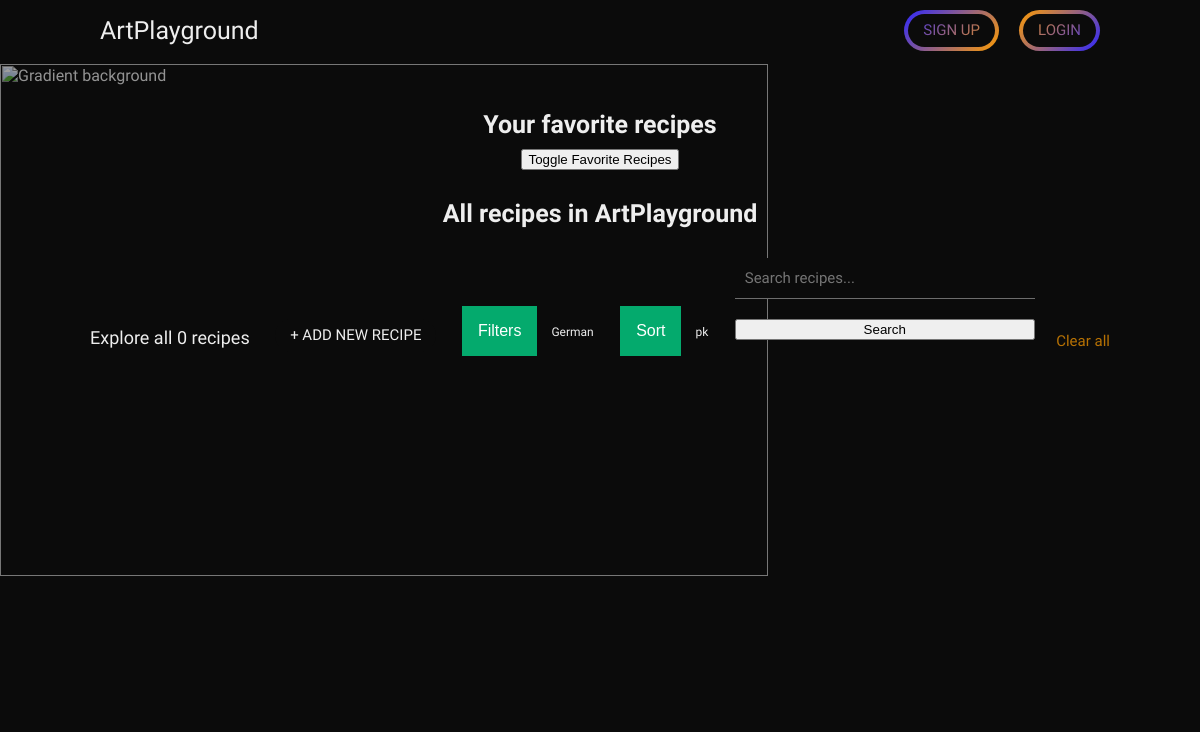
/recipes/?cuisine=German, run on an earlier commit of the app's database.
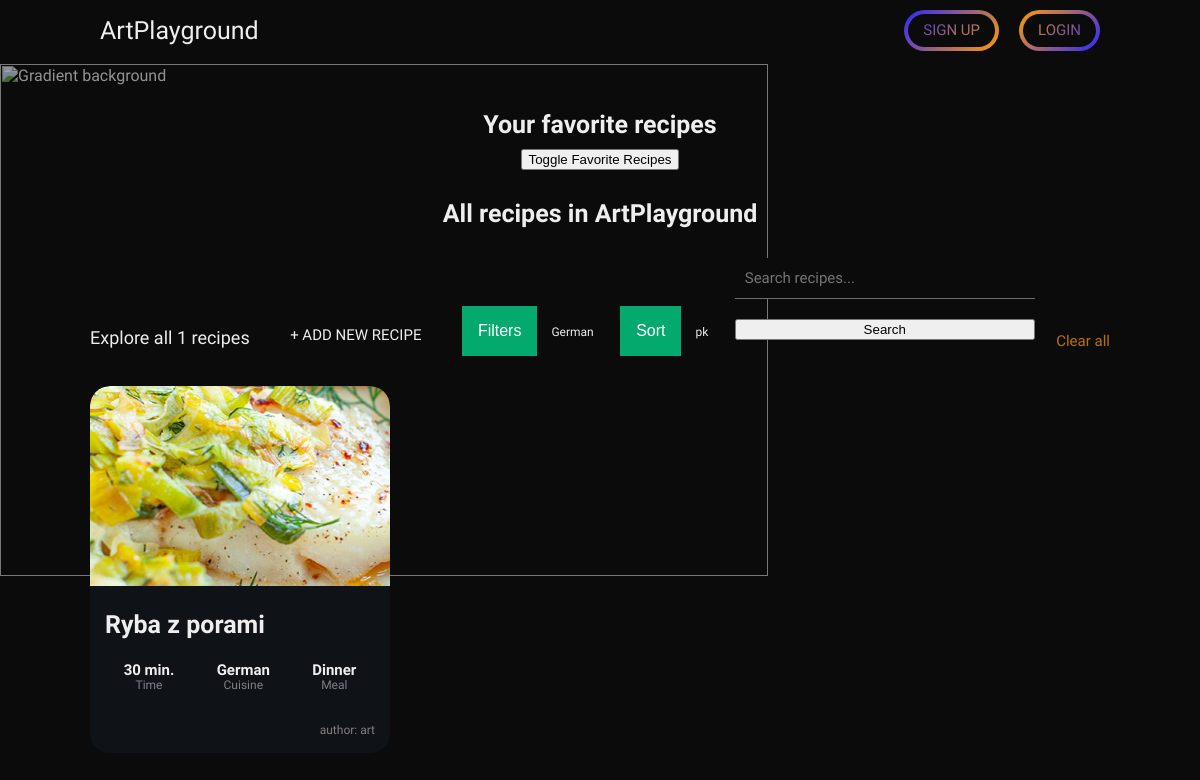
And on a later commit of the database.
### recipes/models.py (models this page shows, shortened)
class Recipe(models.Model):
    recipe_author = models.ForeignKey(User, on_delete=models.CASCADE, default=None)
    recipe_name = models.CharField(max_length=250)
    time = models.IntegerField()  # hours - 1,5 should give user 1h30min
    cuisine = models.CharField(choices=CUISINE_COUNTRIES, max_length=50)
    meal_type = models.CharField(choices=MEALS, max_length=50)
    recipe_image = models.ImageField(upload_to="recipes/")
    average_rating = models.DecimalField(default=0, max_digits=3, decimal_places=2)
    total_ratings = models.PositiveIntegerField(default=0)

### recipes/views.py (the view)
# urls.py: path("recipes/", include("recipes.urls"))
def recipes(request):
    sort_by = request.GET.get('sort_by', 'pk')
    allowed_sorting = ['pk', 'recipe_name', 'average_rating']
    if sort_by not in allowed_sorting:
        sort_by = 'pk'
    cuisine_filter = request.GET.get('cuisine', '')
    meal_filter = request.GET.get('meal_type', '')
    search_query = request.GET.get('q', '')
    recipes_queryset = Recipe.objects.select_related('recipe_author').prefetch_related('ingredient_set', 'instruction_set')
    if sort_by == 'recipe_name':
        recipes_queryset = recipes_queryset.order_by('recipe_name')
    elif sort_by == 'average_rating':
        recipes_queryset = recipes_queryset.order_by('-average_rating')
    if cuisine_filter:
        recipes_queryset = recipes_queryset.filter(cuisine=cuisine_filter)
    if meal_filter:
        recipes_queryset = recipes_queryset.filter(meal_type=meal_filter)
    if search_query:
        recipes_queryset = recipes_queryset.filter(
            Q(ingredient__name__icontains=search_query) |
            Q(instruction__description__icontains=search_query) |
            Q(recipe_name__icontains=search_query)
        ).distinct()
    recipes = recipes_queryset.all()
    recipes_counter = recipes.count()
    get_fav_recipes = Favorite_recipe.objects.select_related('user').values('recipe')
    favorite_recipes = Recipe.objects.filter(pk__in=get_fav_recipes)
    favorite_recipes_counter = favorite_recipes.count()
    context = {'recipes': recipes,
               'recipes_counter': recipes_counter,
               "favorite_recipes":favorite_recipes,
               "favorite_recipes_counter":favorite_recipes_counter,
               "sort_by":sort_by,
               "cuisine_filter": cuisine_filter,
               "meal_filter": meal_filter,
               'search_query': search_query,
               }
    return render(request, "recipes/index.html", context)

### recipes/templates/recipes/index.html (shortened to what this page needs)
<head>
</head>
{% extends 'base_layout.html' %}  {% block content %}
<h3>Your favorite recipes</h3>
<center><button id="toggleFavoriteRecipes">Toggle Favorite Recipes</button></center>
<br/>
<h3>All recipes in ArtPlayground</h3>
<section class="center-page recipes-list">
    <div class="recipe-add">
        <h4>Explore all {{recipes_counter}} recipes</h4>
        <div class="button btn-g-blue"><div class="ahref--bg"><a href="{% url 'add_recipe' %}">+ Add new recipe</a></div></div>
        <div class="dropdown">
            <button class="dropbtn">Filters</button>
            {% if cuisine_filter %}
                <span class="selected-filter">{{ cuisine_filter }}</span>
            {% endif %}
        </div>
        <div class="dropdown">
            <button class="dropbtn">Sort</button>
            {% if sort_by %}
                <span class="selected-filter">{{ sort_by }}</span>
            {% endif %}
        </div>
        <form method="GET" action="{% url 'recipes' %}">
            <input type="text" name="q" placeholder="Search recipes..." value="{{ search_query }}">
            <button type="submit">Search</button>
        </form>
        <a href="{% url 'recipes' %}" class="link link-orange">Clear all</a>
    </div>
    {% for recipe in recipes %}
    <div class="recipes-list__item">
        <a href="recipe-detail/{{ recipe.pk }}">
        <div class="recipes-list__item__img" style="background-image: url('/recipes{{ recipe.recipe_image.url}}');"></div>
        <div class="recipes-list__item__data">
            <h3><strong>{{ recipe.recipe_name }}</strong></h3>
            <div class="recipes-list__item__data__group">
                <span class="value">{{ recipe.time }} min.</span>
                <span class="label">Time</span>
                <span class="value">{{ recipe.cuisine }}</span>
                <span class="label">Cuisine</span>
                <span class="value">{{ recipe.meal_type }}</span>
                <span class="label">Meal</span>
            </div>
            <p><small>author: {{ recipe.recipe_author.username }}</small></p>
        </div>
        </a>
    </div>
    {% endfor %}
</section>
{% endblock %}

What changed in the data, as far as the page shows it:
added Recipe: cuisine "German", recipe_image (picture), recipe_name "Ryba z porami", time "30", meal_type "Dinner", recipe_author.username "art"
Also different on the page:
{{ recipes_counter }}: "0" → "1"
{{ cuisine_filter }}: "German" → (not shown)
